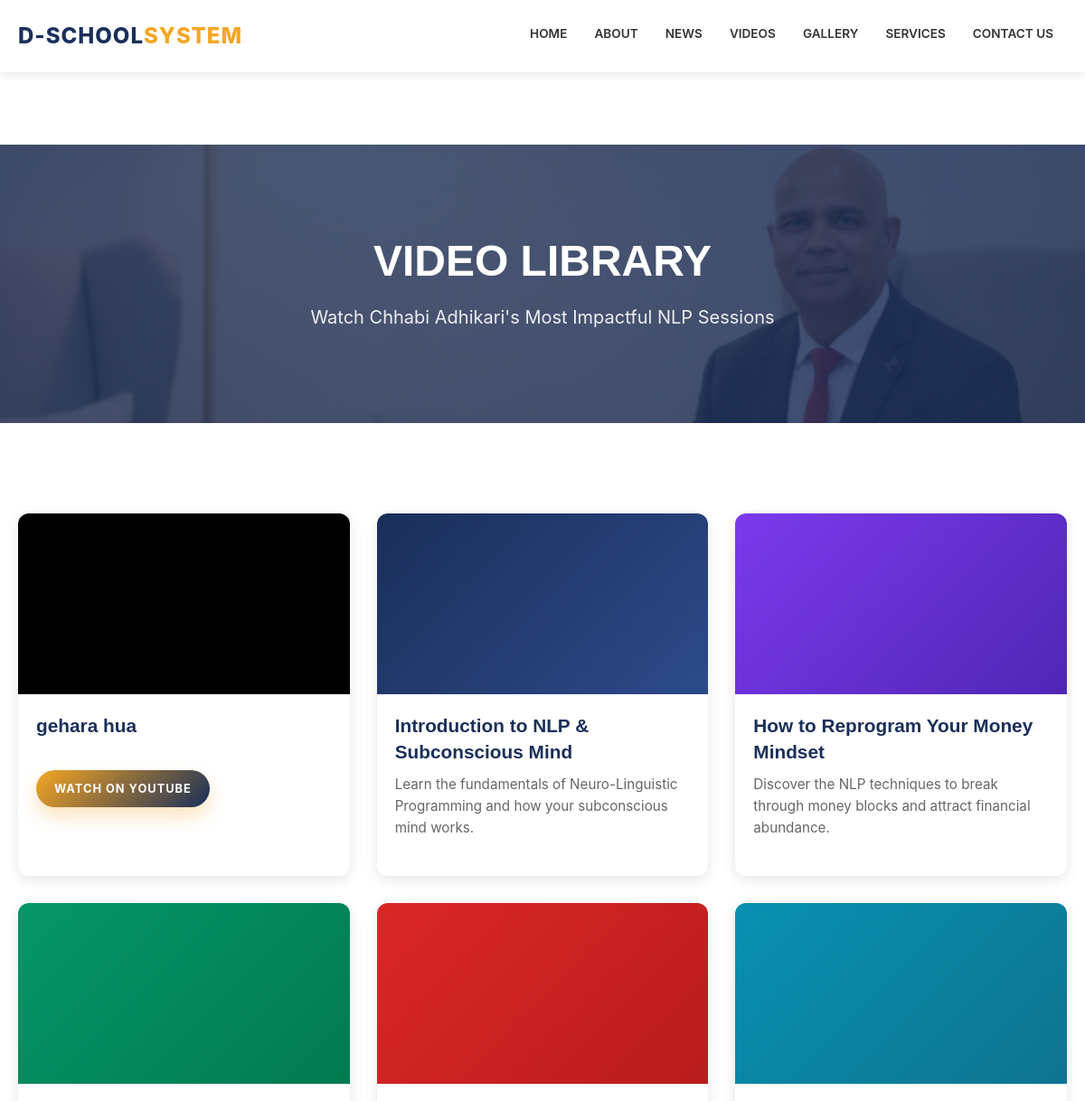
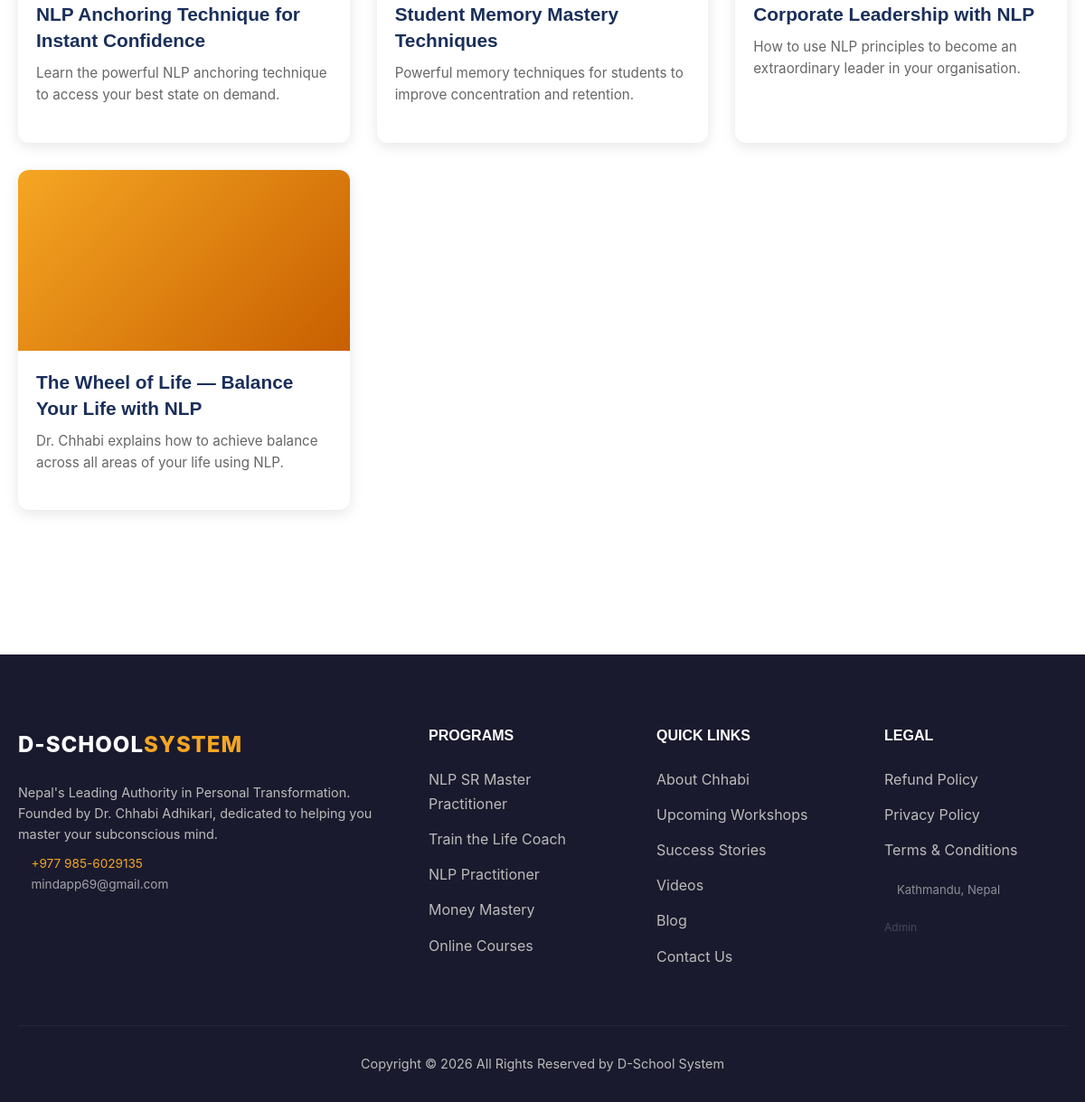
/videos.php, run on the app's committed database (2 pictures, top to bottom).
### tables this page shows
CREATE TABLE `videos` (
  `id` int(11) NOT NULL AUTO_INCREMENT,
  `title` varchar(500) NOT NULL,
  `description` text DEFAULT NULL,
  `youtube_url` varchar(500) DEFAULT NULL,
  `youtube_id` varchar(50) DEFAULT NULL,
  `category` varchar(100) DEFAULT 'NLP',
  `bg_gradient` varchar(100) DEFAULT 'linear-gradient(135deg,#1a2f5a,#2d4a8a)',
  `is_active` tinyint(4) DEFAULT 1,
  `sort_order` int(11) DEFAULT 0,
  `created_at` timestamp NULL DEFAULT current_timestamp(),
  PRIMARY KEY (`id`)
);

### config.php (called while the page is built, shortened)
<?php
function h(string $s): string {
    return htmlspecialchars($s, ENT_QUOTES, 'UTF-8');
}

### videos.php (the view)
<?php
include 'includes/header.php';
$pdo = getDB();
$stmt = $pdo->query("SELECT * FROM videos WHERE is_active = 1 ORDER BY sort_order ASC, created_at DESC");
$videos = $stmt->fetchAll();
?>
    <section class="page-banner" style="background: linear-gradient(rgba(26, 47, 90, 0.8), rgba(26, 47, 90, 0.8)), url('assets/Gemini_Generated_Image_2hrh3z2hrh3z2hrh.png') center/cover; padding: 100px 0; color: #fff; text-align: center; margin-top: 80px;">
        <div class="container">
            <h1 style="color: #fff; font-size: 3rem; text-transform: uppercase;">Video Library</h1>
            <p style="font-size: 1.25rem; opacity: 0.9;">Watch Chhabi Adhikari's Most Impactful NLP Sessions</p>
        </div>
    </section>
    <section class="videos-section" style="padding: 100px 0;">
        <div class="container">
            <div class="blog-grid" style="display: grid; grid-template-columns: repeat(auto-fit, minmax(350px, 1fr)); gap: 30px;">
                <?php foreach ($videos as $vid): ?>
                <div class="blog-card" style="box-shadow: 0 4px 15px rgba(0,0,0,0.1); border-radius: 12px; overflow: hidden; background: #fff;">
                    <?php if (!empty($vid['youtube_id'])): ?>
                    <div style="background: #000; height: 200px; display: flex; align-items: center; justify-content: center; position: relative;">
                        <iframe width="100%" height="100%" src="https://www.youtube.com/embed/<?= h($vid['youtube_id']) ?>" frameborder="0" allowfullscreen></iframe>
                    </div>
                    <?php else: ?>
                    <div style="background: <?= h($vid['bg_gradient']) ?>; height: 200px; display: flex; align-items: center; justify-content: center; position: relative;" <?= $vid['youtube_url'] ? "onclick=\"window.open('{$vid['youtube_url']}', '_blank')\" style='cursor:pointer;'" : "" ?>>
                        <i class="fas fa-play" style="position: absolute; color: #fff; font-size: 3rem; cursor: pointer; opacity: 0.8;"></i>
                    </div>
                    <?php endif; ?>
                    <div class="blog-content" style="padding: 20px;">
                        <h4 class="blog-title" style="margin-bottom: 10px;"><?= nl2br(h($vid['title'])) ?></h4>
                        <p class="blog-excerpt" style="font-size: 0.95rem; color: #666;"><?= nl2br(h($vid['description'])) ?></p>
                        <?php if(!empty($vid['youtube_url'])): ?>
                        <a href="<?= h($vid['youtube_url']) ?>" target="_blank" class="btn-primary" style="margin-top: 15px; font-size: 0.8rem; padding: 10px 20px; display: inline-block; text-decoration: none;">WATCH ON YOUTUBE</a>
                        <?php endif; ?>
                    </div>
                </div>
                <?php endforeach; ?>
            </div>
        </div>
    </section>
<?php include 'includes/footer.php'; ?>

### css/style.css (style rules this page uses)
:root { --primary: #F5A623; --primary-dark: #E87722; --secondary: #1A2F5A; --accent: #FF6600; --text-dark: #333333; --text-light: #ffffff; --text-grey: #666666; --bg-light: #ffffff; --bg-section: #F9F9F9; --bg-footer: #1A1A2E; --border-color: #DDDDDD; --transition: all 0.4s cubic-bezier(0.165, 0.84, 0.44, 1); --font-heading: 'Outfit', sans-serif; --font-body: 'Inter', sans-serif; --shadow-sm: 0 2px 8px rgba(0, 0, 0, 0.1); --shadow-md: 0 5px 20px rgba(0, 0, 0, 0.1); --shadow-lg: 0 15px 35px rgba(0, 0, 0, 0.15); }
* { margin: 0; padding: 0; box-sizing: border-box; }
body { font-family: var(--font-body); color: var(--text-dark); line-height: 1.7; background-color: var(--bg-light); overflow-x: hidden; padding-top: 80px; }
a { text-decoration: none; color: inherit; transition: var(--transition); }
.container { max-width: 1200px; margin: 0 auto; padding: 0 20px; }
h1, h2, h3, h4 { font-family: var(--font-heading); font-weight: 700; line-height: 1.2; margin-bottom: 1rem; }
h1 { font-size: 3.5rem; }
.btn-primary { background: var(--primary); color: #fff; padding: 15px 40px; border-radius: 50px; font-weight: 700; display: inline-block; border: none; cursor: pointer; text-transform: uppercase; letter-spacing: 1px; box-shadow: 0 10px 20px rgba(245, 166, 35, 0.3); }
.btn-primary { background: linear-gradient(135deg, var(--primary), var(--secondary)); color: white; }
.blog-grid { display: grid; grid-template-columns: repeat(auto-fit, minmax(350px, 1fr)); gap: 40px; margin-bottom: 60px; }
.blog-card { background: #fff; border-radius: 16px; overflow: hidden; box-shadow: var(--shadow-sm); transition: var(--transition); }
.blog-content { padding: 30px; }
.blog-title { font-size: 1.3rem; margin-bottom: 15px; color: var(--secondary); line-height: 1.4; }
.blog-excerpt { color: var(--text-grey); line-height: 1.6; margin-bottom: 20px; }

### data on the page
videos: title "gehara hua"
videos: title "Introduction to NLP & Subconscious Mind", description "Learn the fundamentals of Neuro-Linguistic Programming and how your subconscious mind works."
videos: title "How to Reprogram Your Money Mindset", description "Discover the NLP techniques to break through money blocks and attract financial abundance."
videos: title "NLP Anchoring Technique for Instant Confidence", description "Learn the powerful NLP anchoring technique to access your best state on demand."
videos: title "Student Memory Mastery Techniques", description "Powerful memory techniques for students to improve concentration and retention."
videos: title "Corporate Leadership with NLP", description "How to use NLP principles to become an extraordinary leader in your organisation."
videos: title "The Wheel of Life — Balance Your Life with NLP", description "Dr. Chhabi explains how to achieve balance across all areas of your life using NLP."

### other printed values
$footDesc "Nepal's Leading Authority in Personal Transformation. Founded by Dr. Chhabi Adhikari, dedicated to helping you master your subconscious mind."
$phone "+977 985-6029135"
$email "mindapp69@gmail.com"
$address "Kathmandu, Nepal"
